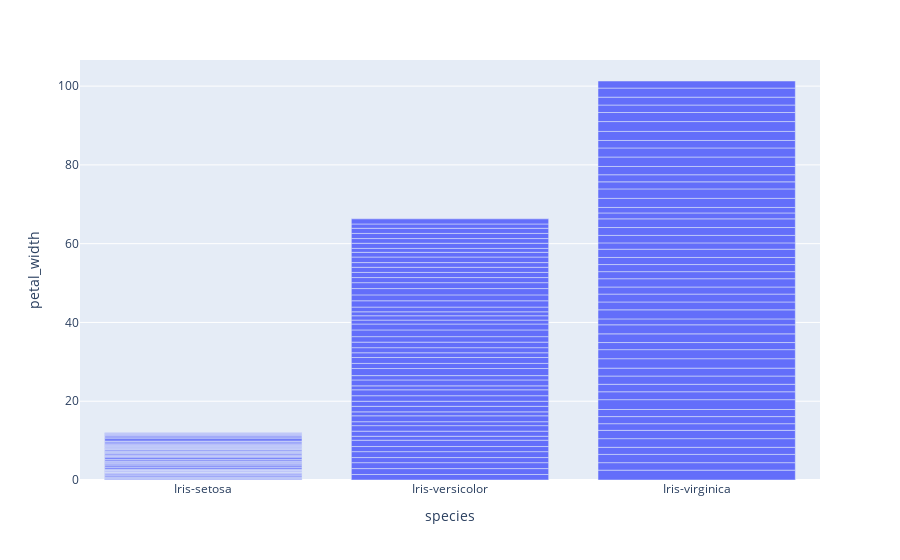

This figure's notebook cell:
### Code cell
px.bar(iris, x='species', y='petal_width')

### Figure 1 — Plotly figure (JSON) as saved in the notebook; plotly's stock layout.template omitted (floating-point values rounded to 4 significant figures; data arrays with more than 128 entries replaced by an {"elided": "..."} marker saying what was removed)
{"data": [{"alignmentgroup": "True", "hovertemplate": "species=%{x}<br>petal_width=%{y}<extra></extra>", "legendgroup": "", "marker": {"color": "#636efa", "pattern": {"shape": ""}}, "name": "", "offsetgroup": "", "orientation": "v", "showlegend": false, "textposition": "auto", "x": {"elided": "149 str values"}, "xaxis": "x", "y": {"elided": "149 float values"}, "yaxis": "y", "type": "bar"}], "layout": {"xaxis": {"anchor": "y", "domain": [0, 1], "title": {"text": "species"}}, "yaxis": {"anchor": "x", "domain": [0, 1], "title": {"text": "petal_width"}}, "legend": {"tracegroupgap": 0}, "margin": {"t": 60}, "barmode": "relative"}}
